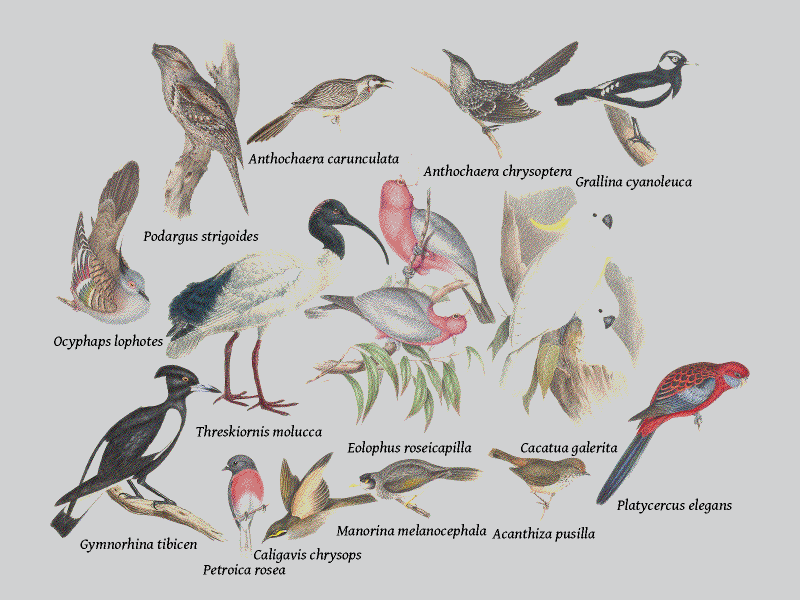
#> input picture pr-124/panel.png, 1600 x 1200 px (shown at 1/2 size); its folder holds only this picture in this run
$ python -i background.py   (imports and definitions only)
#> lines starting #> are read from the running program, lines starting #| are printed output that depends on the picture; after the words box and inside, x2 and y2 are one past the last pixel; in counts of white or black regions, pixels touching at a corner belong together
#> further down, picture is the input picture: shape (1200, 1600, 3); mean B, G, R 190.8, 192.1, 193.7
"""Make the paper background of each plate transparent, drop the species-name
caption, and keep the illustration (bird, branch, leaves, rock, water scene)
plus the artist signature, with a small buffer of the original image around the
subject.

Pipeline:
  1. Caption crop: the species-name caption sits in the bottom margin, split
     from the illustration by a band of empty paper. Find that gap in the raw
     row-ink profile and discard everything below it (caption + printer
     credit). The signature, which hugs the bird above the gap, is kept.
  2. Subject mask - union of two masks:
       a. Color key: flood-fill the cream paper inward from the borders, but
          only through pixels that are both paper-coloured AND edge-free, so
          the bird's outline stops the fill. Keeps enclosed white areas and
          detached elements (leaves) as islands and clears gaps between them.
       b. birefnet subject matte: a soft, smooth-edged mask that keeps solid
          white/pale birds the color key alone would leak through and shatter.
     birefnet supplies the smooth main edge; the color key adds what birefnet
     misses (leaves, rock, water).
  3. Signature: keep word-sized patches of dark ink above the crop line; drop
     light paper foxing and dust specks.
  4. Buffer: dilate the subject by a resolution-relative margin so a ring of
     the ORIGINAL image is kept around it, then crop to that region.

The pipeline is tuned to the von Wright plates; per-source overrides come in
through `process(**bg)`. Outputs are for manual review, not the final assets.
"""
import io
import os
import time
from pathlib import Path

import cv2
import numpy as np
from PIL import Image
from rembg import new_session, remove

BUFFER_FRAC = 0.0234    # halo width / geometric mean side; = the 50 px tuned on von Wright


def colorkey_fg(bgr, coltol=55, canny_lo=30, canny_hi=90, dilate=2):
    """Raw foreground mask via border flood-fill with edge barriers.

    Everything that is not paper reachable from the borders: the bird and all
    illustrated elements PLUS every scrap of printed text (signature, caption,
    printer credit). Text is separated later by proximity to the subject.

    ``coltol`` is the paper-colour tolerance; it is widened automatically when
    the sheet is vignetted (border noticeably darker than the centre paper) so
    the fill can still reach the middle of the sheet.
    """
#> called with coltol = 55, canny_lo = 30, canny_hi = 90, dilate = 2
    h, w = bgr.shape[:2]
#> h = 1200; w = 1600
    rgb = cv2.cvtColor(bgr, cv2.COLOR_BGR2RGB).astype(np.int16)
    frame = np.concatenate([rgb[:8].reshape(-1, 3), rgb[-8:].reshape(-1, 3),
                            rgb[:, :8].reshape(-1, 3), rgb[:, -8:].reshape(-1, 3)])
    bg_col = np.median(frame, 0)
#> bg_col = [208, 209, 210]
    dist = np.sqrt(((rgb - bg_col) ** 2).sum(2))
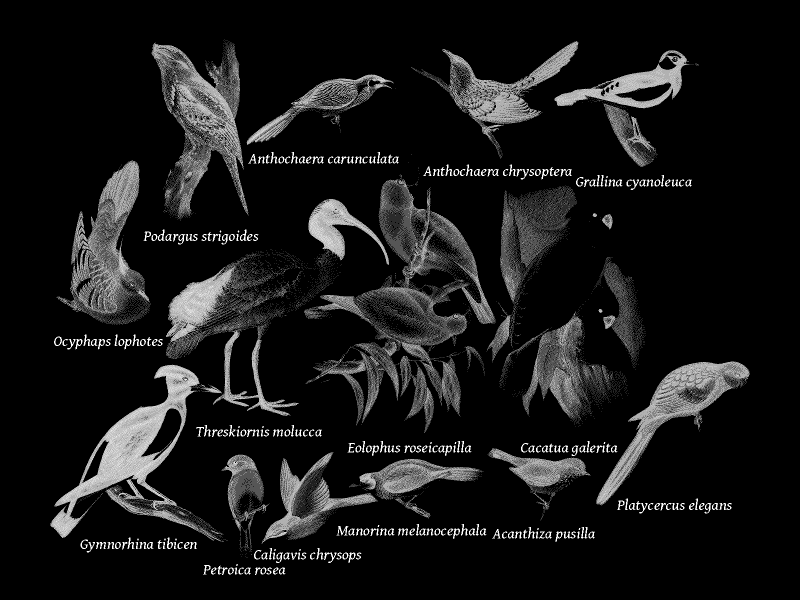
#> dist: shape (1200, 1600) float64 (shown at 1/2 size); min 0, max 362, mean 33.6; drawn with min black and max white
    # widen tolerance to bridge a vignette: how far the top-centre margin
    # (reliably paper) sits from the darker border colour
    top_centre = np.median(rgb[int(0.03 * h):int(0.08 * h),
                               int(0.35 * w):int(0.65 * w)].reshape(-1, 3), 0)
#> top_centre = [208, 209, 210]
    vignette = float(np.sqrt(((top_centre - bg_col) ** 2).sum()))
#> vignette = 0
    coltol = max(coltol, vignette + 20)
#> coltol = 55
    paperlike = dist < coltol
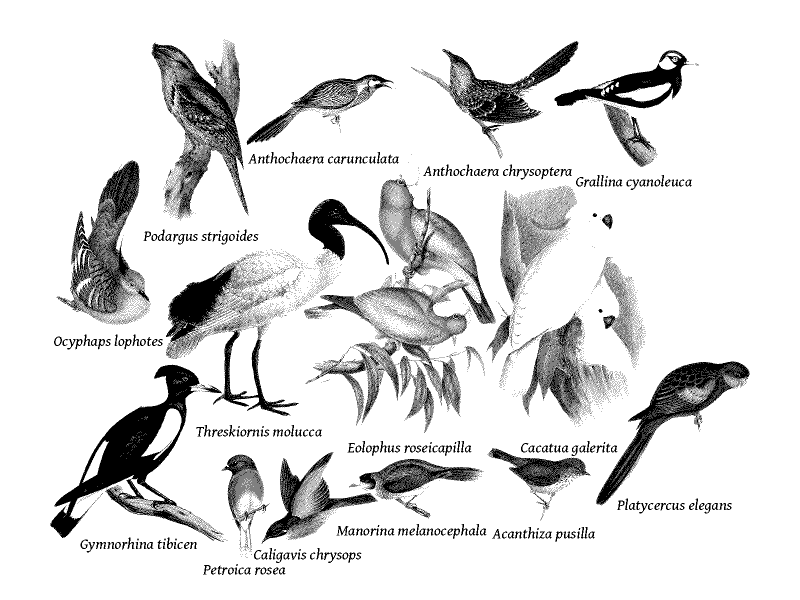
#> paperlike: shape (1200, 1600) bool (shown at 1/2 size); 87% white; 11003 black regions (10661 under 20 px), largest, box (x1, y1, x2, y2) and area: (100, 729, 443, 1083) 28770, (303, 85, 497, 439) 20479, (113, 321, 298, 636) 17999
    gray = cv2.cvtColor(bgr, cv2.COLOR_BGR2GRAY)
    edges = cv2.Canny(gray, canny_lo, canny_hi)
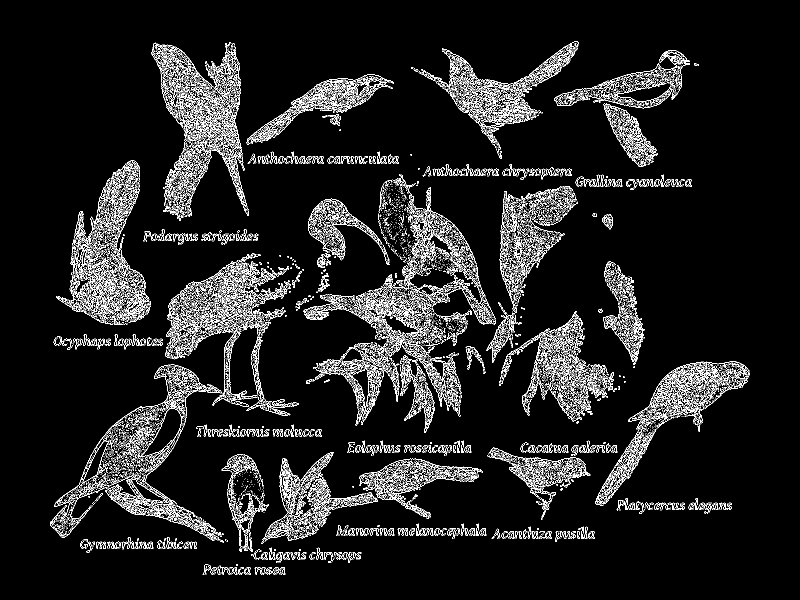
#> edges: shape (1200, 1600) (shown at 1/2 size); 7.4% white in thin lines or dots, all inside (x1, y1, x2, y2) = (100, 82, 1500, 1150)
    if dilate:
        edges = cv2.dilate(edges, np.ones((dilate, dilate), np.uint8))
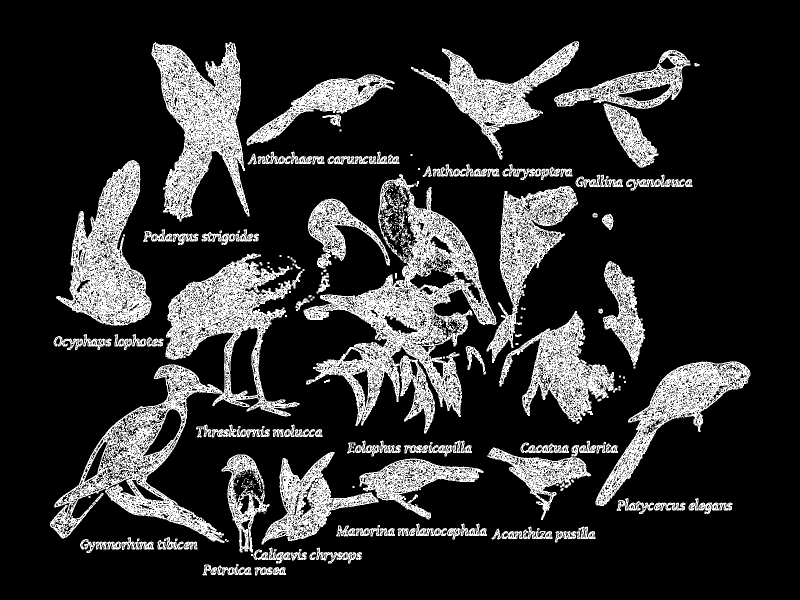
#> edges: shape (1200, 1600) (shown at 1/2 size); 17.9% white; 438 white regions (254 under 20 px), largest, box (x1, y1, x2, y2) and area: (100, 507, 599, 1086) 54116, (607, 348, 993, 867) 50441, (303, 84, 499, 443) 30235
    permeable = (paperlike & (edges == 0)).astype(np.uint8)
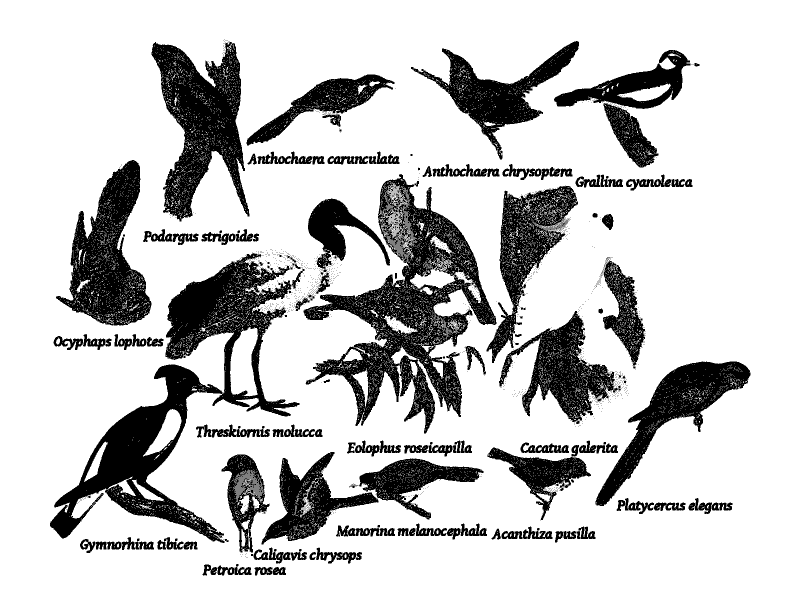
#> permeable: shape (1200, 1600) (shown at 1/2 size); values 0 (black) and 1 (white), 78.9% white; 1752 black regions (1594 under 20 px), largest, box (x1, y1, x2, y2) and area: (100, 506, 599, 1086) 67310, (607, 348, 993, 867) 61047, (303, 83, 499, 443) 34593
    n, lab = cv2.connectedComponents(permeable, 8)
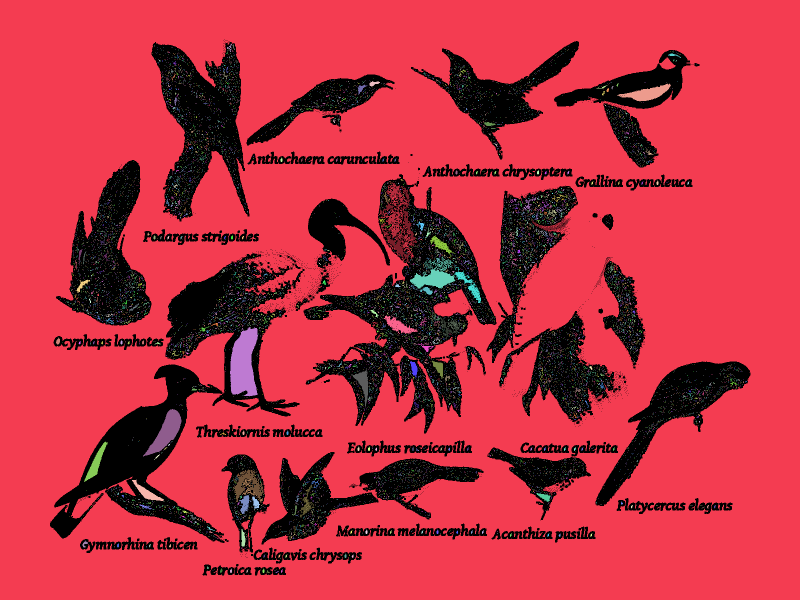
#> lab: shape (1200, 1600) int32 (shown at 1/2 size); 11556 distinct labels, from 0 to 11555; one colour per label, 0 black
#> n = 11556
    border = set(lab[0]).union(lab[-1]).union(lab[:, 0]).union(lab[:, -1])
#> border = 1 item
    border.discard(0)
    bg = np.isin(lab, list(border))
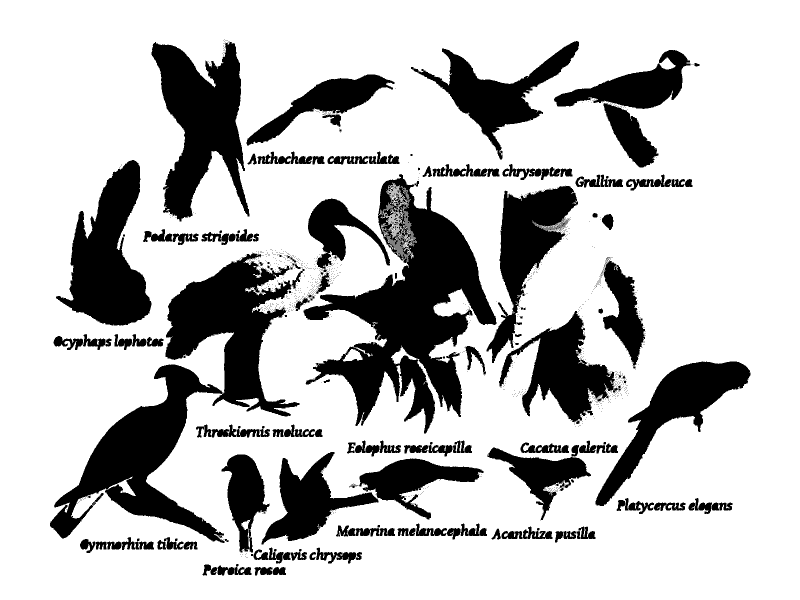
#> bg: shape (1200, 1600) bool (shown at 1/2 size); 76.2% white; 1556 black regions (1398 under 20 px), largest, box (x1, y1, x2, y2) and area: (100, 506, 599, 1086) 80659, (607, 348, 993, 867) 74980, (303, 83, 499, 443) 37393
    return (~bg).astype(np.uint8)


# [134 lines left out: functions caption_crop_row, keyout, process, not called in this run]

>>> import cv2
>>> picture = cv2.imread('../../pr-124/panel.png')
>>> result = colorkey_fg(picture)
